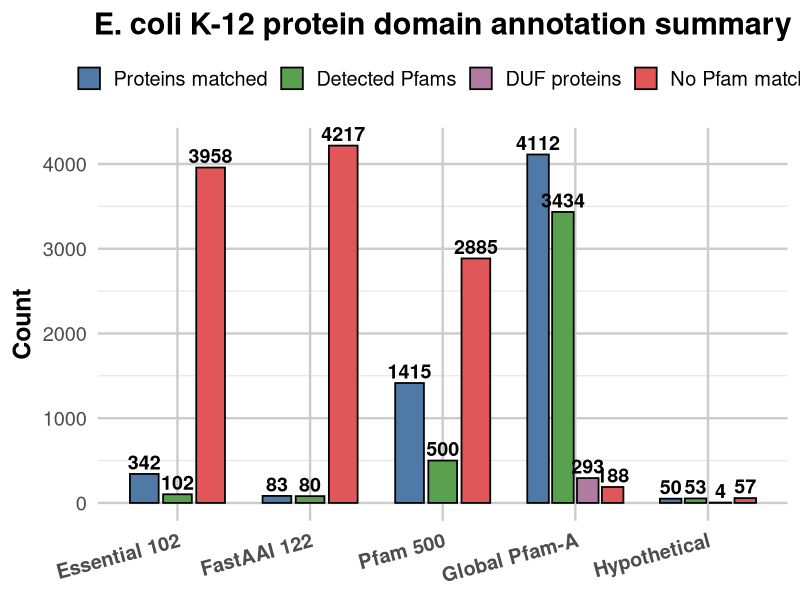
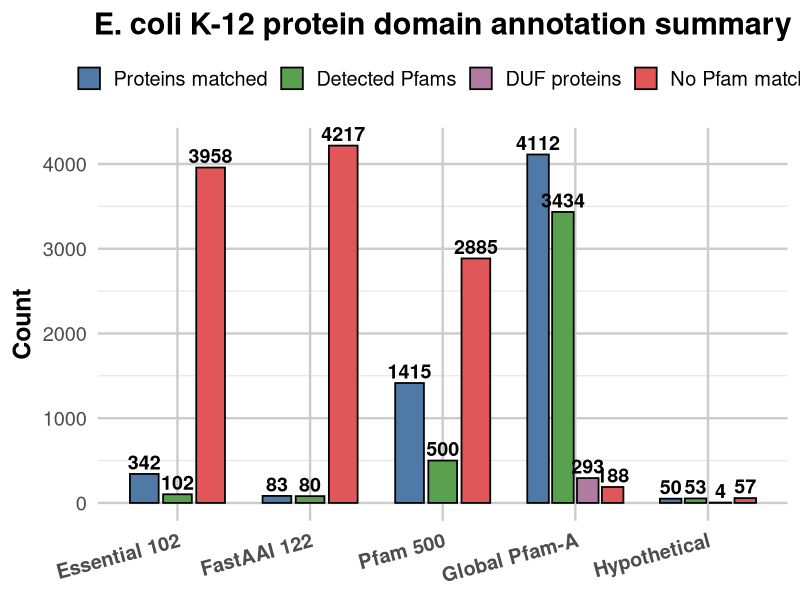
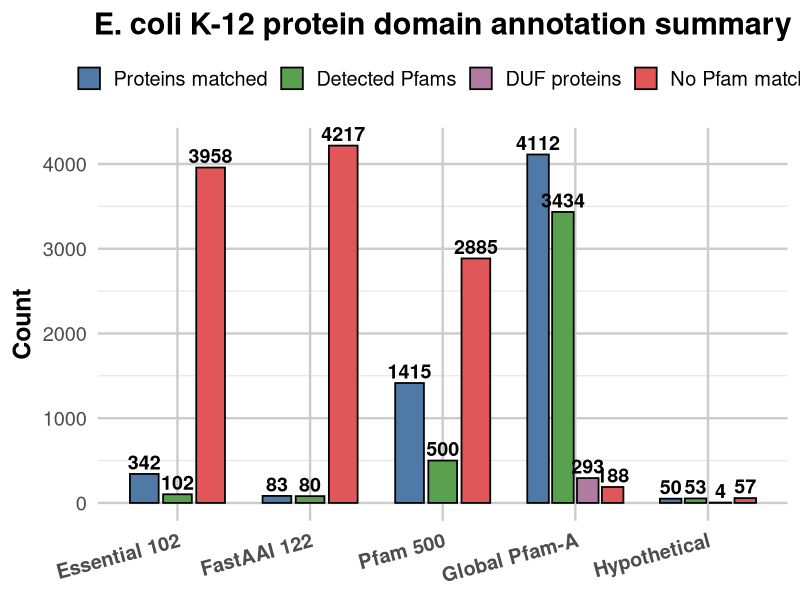

The R script that drew these images, in order:
library(readr)
library(dplyr)
library(tidyr)
library(ggplot2)

# =========================
# FILES
# =========================
pfam_full <- read_csv("pfamA_full_results.csv", show_col_types = FALSE)
essential <- read_csv("essential102_pfam_full_results.csv", show_col_types = FALSE)
fastaai   <- read_csv("fastaai122_pfam_full_results.csv", show_col_types = FALSE)
pfam500   <- read_csv("pfam_500_full_results.csv", show_col_types = FALSE)
hyp       <- read_csv("all_hypothetical_proteins.csv", show_col_types = FALSE)
duf       <- read_csv("e.coli_k-12_pfama_all_DUF_matches.csv", show_col_types = FALSE)

TOTAL_PROTEINS <- 4300   # change if needed

# =========================
# FUNCTION
# =========================
get_summary <- function(df, name) {
  pairs <- df %>% distinct(protein, pfam_accession)

  data.frame(
    Category = name,
    Proteins_matched = n_distinct(pairs$protein),
    Detected_Pfams   = n_distinct(pairs$pfam_accession),
    DUF_proteins     = NA,
    No_Pfam_match    = TOTAL_PROTEINS - n_distinct(pairs$protein)
  )
}

# =========================
# BUILD SUMMARY
# =========================
summary_df <- bind_rows(
  get_summary(essential, "Essential 102"),
  get_summary(fastaai,   "FastAAI 122"),
  get_summary(pfam500,   "Pfam 500")
)

# Global Pfam-A
pfam_pairs <- pfam_full %>% distinct(protein, pfam_accession)

global <- data.frame(
  Category = "Global Pfam-A",
  Proteins_matched = n_distinct(pfam_pairs$protein),
  Detected_Pfams   = n_distinct(pfam_pairs$pfam_accession),
  DUF_proteins     = n_distinct(duf$protein),
  No_Pfam_match    = TOTAL_PROTEINS - n_distinct(pfam_pairs$protein)
)

# Hypothetical
hyp_with_pfam <- pfam_pairs %>%
  filter(protein %in% hyp$protein) %>%
  distinct(protein) %>%
  nrow()

hyp_with_duf <- duf %>%
  filter(protein %in% hyp$protein) %>%
  distinct(protein) %>%
  nrow()

hyp_sum <- data.frame(
  Category = "Hypothetical",
  Proteins_matched = hyp_with_pfam,
  Detected_Pfams   = pfam_full %>%
    filter(protein %in% hyp$protein) %>%
    distinct(pfam_accession) %>%
    nrow(),
  DUF_proteins     = hyp_with_duf,
  No_Pfam_match    = nrow(hyp) - hyp_with_pfam
)

summary_df <- bind_rows(summary_df, global, hyp_sum)

# =========================
# FORMAT FOR PLOTTING
# =========================
plot_df <- summary_df %>%
  pivot_longer(
    cols = c(Proteins_matched, Detected_Pfams, DUF_proteins, No_Pfam_match),
    names_to = "Metric",
    values_to = "Count"
  ) %>%
  filter(!is.na(Count))

plot_df$Category <- factor(
  plot_df$Category,
  levels = c("Essential 102", "FastAAI 122", "Pfam 500", "Global Pfam-A", "Hypothetical")
)

plot_df$Metric <- factor(
  plot_df$Metric,
  levels = c("Proteins_matched", "Detected_Pfams", "DUF_proteins", "No_Pfam_match"),
  labels = c("Proteins matched", "Detected Pfams", "DUF proteins", "No Pfam match")
)

# =========================
# PLOT (IDENTICAL STYLE)
# =========================
p <- ggplot(plot_df, aes(x = Category, y = Count, fill = Metric)) +
  geom_col(
    position = position_dodge(width = 0.75),
    width = 0.65,
    color = "black",
    linewidth = 0.6
  ) +
  geom_text(
    aes(label = Count),
    position = position_dodge(width = 0.75),
    vjust = -0.3,
    size = 5,
    fontface = "bold"
  ) +
  scale_fill_manual(
    values = c(
      "Proteins matched" = "#4F79A7",
      "Detected Pfams"   = "#59A14F",
      "DUF proteins"     = "#B07AA1",
      "No Pfam match"    = "#E15759"
    )
  ) +
  labs(
    title = "E. coli K-12 protein domain annotation summary",
    x = NULL,
    y = "Count",
    fill = NULL
  ) +
  theme_minimal(base_size = 18) +
  theme(
    plot.title = element_text(face = "bold", size = 22, hjust = 0.5),
    axis.text.x = element_text(angle = 15, hjust = 1, face = "bold"),
    axis.title.y = element_text(face = "bold"),
    legend.position = "top",
    panel.grid.major = element_line(color = "grey80"),
    panel.grid.minor = element_line(color = "grey90")
  )

print(p)

ggsave("Ecoli_K12_final_plot.png", p, width = 16, height = 9, dpi = 300)
ggsave("Ecoli_K12_final_plot.pdf", p, width = 16, height = 9)
